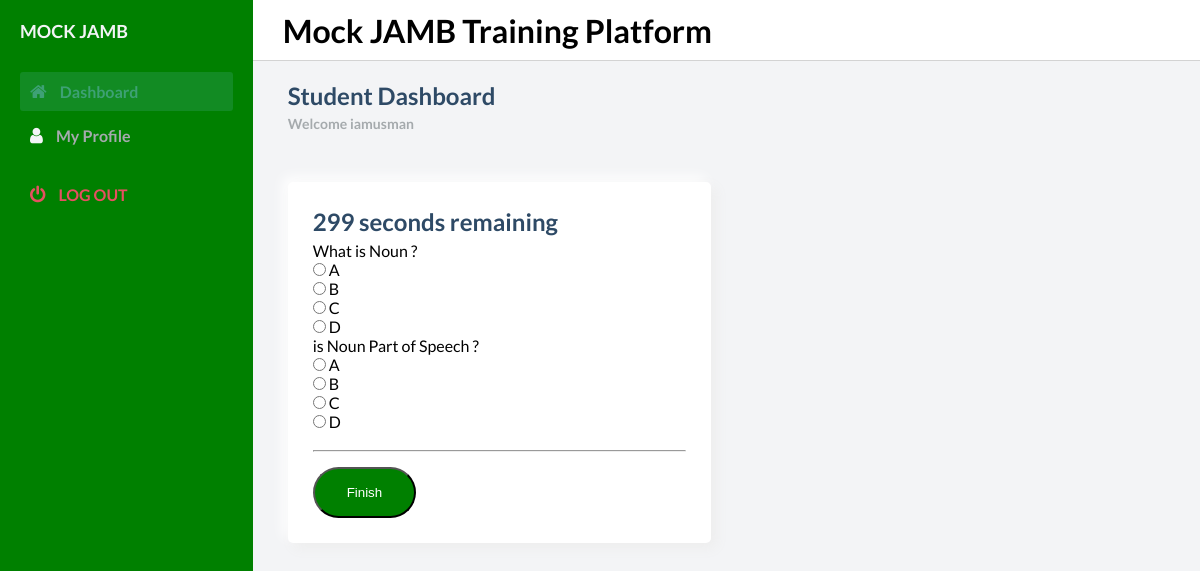
Page /take_test.php?subject_id=2 (signed in) on the committed database.
### tables this page shows
CREATE TABLE `questions` (
  `id` int(11) NOT NULL,
  `category_id` int(11) NOT NULL,
  `subject_id` int(11) NOT NULL,
  `question_text` text NOT NULL,
  `answer` varchar(255) NOT NULL
);

### take_test.php (the view, shortened to what this page needs)
<?php
$subject_id = $_GET['subject_id'];
$conn = new mysqli('localhost', 'root', '', 'mock_jamb_db');
$questions = $conn->query("SELECT * FROM questions WHERE subject_id='$subject_id'");
?>
<!DOCTYPE html>
<html lang="en">
<head>
</head>
<body>
</body>
</html>
<!DOCTYPE html>
<html lang="en">
  <head>
    <link
      rel="stylesheet"
      href="https://stackpath.bootstrapcdn.com/font-awesome/4.7.0/css/font-awesome.min.css"
    />
    <link rel="stylesheet" href="styles.css" />
  </head>
  <body id="body">
    <div class="container">
    <?php include 'navbar_student.php';?>
      <main>
        <div class="main__container">
          <div class="main__title">
            <div class="main__greeting">
              <h1>Student Dashboard</h1>
              <p>Welcome <?=$_SESSION['username']?></p>
            </div>
          </div>
        <div class="charts">
            <div class="charts__left">
              <div class="charts__left__title">
                <div>
                  <h1><div id="timer"></div></h1>
                </div>
              </div>
                <form id="test_form" action="submit_test.php" method="POST">
                    <?php while ($row = $questions->fetch_assoc()) { ?>
                        <p><?php echo $row['question_text']; ?></p>
                        <input type="radio" name="question_<?php echo $row['id']; ?>" value="A"> A<br>
                        <input type="radio" name="question_<?php echo $row['id']; ?>" value="B"> B<br>
                        <input type="radio" name="question_<?php echo $row['id']; ?>" value="C"> C<br>
                        <input type="radio" name="question_<?php echo $row['id']; ?>" value="D"> D<br>
                    <?php } ?>
                    <br><hr>
                    <button type="submit" class="finish_btn">Finish</button>
                </form>
            </div>
          </div>
        </div>
      </main>
   <?php include 'sidebar_student.php';?>
  </body>
</html>

### styles.css (style rules this page uses)
* { margin: 0; padding: 0; }
body { box-sizing: border-box; font-family: "Lato", sans-serif; }
.container { display: grid; height: 100vh; grid-template-columns: 0.8fr 1fr 1fr 1fr; grid-template-rows: 0.2fr 3fr; grid-template-areas: "sidebar nav nav nav" "sidebar main main main"; }
main { background: #f3f4f6; grid-area: main; overflow-y: auto; }
.main__container { padding: 20px 35px; }
.main__title { display: flex; align-items: center; }
.main__greeting > h1 { font-size: 24px; color: #2e4a66; margin-bottom: 5px; }
.main__greeting > p { font-size: 14px; font-weight: 700; color: #a5aaad; }
.charts { display: grid; grid-template-columns: 1fr 1fr; gap: 30px; margin-top: 50px; }
.charts__left { padding: 25px; border-radius: 5px; background: #ffffff; box-shadow: 5px 5px 13px #ededed, -5px -5px 13px #ffffff; }
.charts__left__title { display: flex; align-items: center; justify-content: space-between; }
.charts__left__title > div > h1 { font-size: 24px; color: #2e4a66; margin-bottom: 5px; }

### take_test.php (style rules this page uses)
.finish_btn { margin-top: 15px; background: green; padding: 16px 32px; border-radius: 32px; color:white; }

### rows in the picture
questions: question_text "What is Noun ?"
questions: question_text "is Noun Part of Speech ?"

### other values in the picture
$_SESSION['username'] "iamusman"
